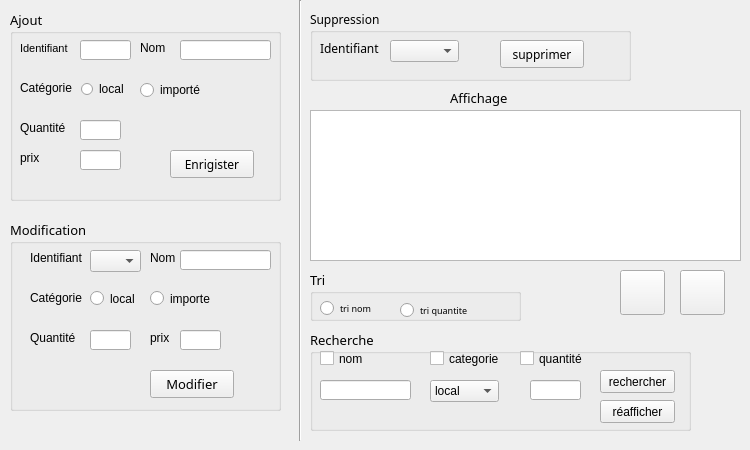
   <widget class="QWidget" name="tab">
    <attribute name="title">
     <string>Produit</string>
    </attribute>
    <widget class="Line" name="line_2">
     <property name="geometry">
      <rect>
       <x>290</x>
       <y>0</y>
       <width>20</width>
       <height>441</height>
      </rect>
     </property>
     <property name="orientation">
      <enum>Qt::Vertical</enum>
     </property>
    </widget>
    <widget class="QGroupBox" name="groupBox_2">
     <property name="geometry">
      <rect>
       <x>10</x>
       <y>10</y>
       <width>271</width>
       <height>191</height>
      </rect>
     </property>
     <property name="font">
      <font>
       <family>MS Reference Sans Serif</family>
       <pointsize>10</pointsize>
       <weight>50</weight>
       <bold>false</bold>
      </font>
     </property>
     <property name="styleSheet">
      <string notr="true">QTextEdit, QListView {
    background-color: white;
    background-image: url(draft.png);
    background-attachment: fixed;
}</string>
     </property>
     <property name="title">
      <string>Ajout</string>
     </property>
     <widget class="QLabel" name="label_5">
      <property name="geometry">
       <rect>
        <x>10</x>
        <y>30</y>
        <width>71</width>
        <height>16</height>
       </rect>
      </property>
      <property name="font">
       <font>
        <family>MS Shell Dlg 2</family>
        <pointsize>8</pointsize>
        <weight>50</weight>
        <bold>false</bold>
       </font>
      </property>
      <property name="styleSheet">
       <string notr="true">QLabel 
{
rgb(255, 255, 255)
font: 8pt &quot;MS Shell Dlg 2&quot;;}</string>
      </property>
      <property name="text">
       <string>Identifiant</string>
      </property>
     </widget>
     <widget class="QLineEdit" name="LineEditid_prod">
      <property name="geometry">
       <rect>
        <x>70</x>
        <y>30</y>
        <width>51</width>
        <height>20</height>
       </rect>
      </property>
      <property name="styleSheet">
       <string notr="true"/>
      </property>
     </widget>
     <widget class="QLabel" name="label_30">
      <property name="geometry">
       <rect>
        <x>130</x>
        <y>30</y>
        <width>71</width>
        <height>16</height>
       </rect>
      </property>
      <property name="text">
       <string>Nom</string>
      </property>
     </widget>
     <widget class="QLineEdit" name="LineEditnom_produit">
      <property name="geometry">
       <rect>
        <x>170</x>
        <y>30</y>
        <width>91</width>
        <height>20</height>
       </rect>
      </property>
     </widget>
     <widget class="QLabel" name="label_31">
      <property name="geometry">
       <rect>
        <x>10</x>
        <y>70</y>
        <width>71</width>
        <height>16</height>
       </rect>
      </property>
      <property name="text">
       <string>Catégorie</string>
      </property>
     </widget>
     <widget class="QLabel" name="label_32">
      <property name="geometry">
       <rect>
        <x>10</x>
        <y>110</y>
        <width>71</width>
        <height>16</height>
       </rect>
      </property>
      <property name="text">
       <string>Quantité</string>
      </property>
     </widget>
     <widget class="QLineEdit" name="LineEditQuantiteajoutP">
      <property name="geometry">
       <rect>
        <x>70</x>
        <y>110</y>
        <width>41</width>
        <height>20</height>
       </rect>
      </property>
     </widget>
     <widget class="QPushButton" name="pushButton_AjoutProdui">
      <property name="geometry">
       <rect>
        <x>160</x>
        <y>140</y>
        <width>84</width>
        <height>28</height>
       </rect>
      </property>
      <property name="font">
       <font>
        <family>MS Reference Sans Serif</family>
       </font>
      </property>
      <property name="styleSheet">
       <string notr="true">QPushButton::hover
{
	background-color: qlineargradient(spread:pad, x1:0, y1:0.511, x2:1, y2:0.511, stop:0 rgba(0, 207, 179, 255),stop:1 rgb(108, 135, 255));

}</string>
      </property>
      <property name="text">
       <string>Enrigister</string>
      </property>
     </widget>
     <widget class="QLabel" name="label_48">
      <property name="geometry">
       <rect>
        <x>10</x>
        <y>140</y>
        <width>71</width>
        <height>16</height>
       </rect>
      </property>
      <property name="text">
       <string>prix</string>
      </property>
     </widget>
     <widget class="QLineEdit" name="LineEditPrAjoutPr">
      <property name="geometry">
       <rect>
        <x>70</x>
        <y>140</y>
        <width>41</width>
        <height>20</height>
       </rect>
      </property>
     </widget>
     <widget class="QRadioButton" name="radioButton">
      <property name="geometry">
       <rect>
        <x>70</x>
        <y>70</y>
        <width>82</width>
        <height>17</height>
       </rect>
      </property>
      <property name="styleSheet">
       <string notr="true">QRadioButton::indicator {
    width: 13px;
    height: 13px;
}</string>
      </property>
      <property name="text">
       <string>local</string>
      </property>
     </widget>
     <widget class="QRadioButton" name="radioButton_2">
      <property name="geometry">
       <rect>
        <x>130</x>
        <y>70</y>
        <width>91</width>
        <height>20</height>
       </rect>
      </property>
      <property name="text">
       <string>importé</string>
      </property>
     </widget>
    </widget>
    <widget class="QGroupBox" name="groupBox_3">
     <property name="geometry">
      <rect>
       <x>310</x>
       <y>10</y>
       <width>321</width>
       <height>71</height>
      </rect>
     </property>
     <property name="font">
      <font>
       <family>MS Reference Sans Serif</family>
       <weight>50</weight>
       <bold>false</bold>
      </font>
     </property>
     <property name="title">
      <string>Suppression</string>
     </property>
     <widget class="QPushButton" name="suppProduit">
      <property name="geometry">
       <rect>
        <x>190</x>
        <y>30</y>
        <width>84</width>
        <height>28</height>
       </rect>
      </property>
      <property name="font">
       <font>
        <family>MS Reference Sans Serif</family>
       </font>
      </property>
      <property name="styleSheet">
       <string notr="true">QPushButton::hover
{
	background-color: qlineargradient(spread:pad, x1:0, y1:0.511, x2:1, y2:0.511, stop:0 rgba(0, 207, 179, 255),stop:1 rgb(108, 135, 255));

}</string>
      </property>
      <property name="text">
       <string>supprimer</string>
      </property>
     </widget>
     <widget class="QLabel" name="label_43">
      <property name="geometry">
       <rect>
        <x>10</x>
        <y>30</y>
        <width>71</width>
        <height>16</height>
       </rect>
      </property>
      <property name="text">
       <string>Identifiant</string>
      </property>
     </widget>
     <widget class="QComboBox" name="comboBox_3">
      <property name="geometry">
       <rect>
        <x>80</x>
        <y>30</y>
        <width>69</width>
        <height>22</height>
       </rect>
      </property>
     </widget>
    </widget>
    <widget class="QGroupBox" name="groupBox_4">
     <property name="geometry">
      <rect>
       <x>10</x>
       <y>220</y>
       <width>271</width>
       <height>191</height>
      </rect>
     </property>
     <property name="font">
      <font>
       <family>MS Reference Sans Serif</family>
       <pointsize>10</pointsize>
       <weight>50</weight>
       <bold>false</bold>
      </font>
     </property>
     <property name="title">
      <string>Modification</string>
     </property>
     <widget class="QPushButton" name="ModifProduit">
      <property name="geometry">
       <rect>
        <x>140</x>
        <y>150</y>
        <width>84</width>
        <height>28</height>
       </rect>
      </property>
      <property name="font">
       <font>
        <family>MS Reference Sans Serif</family>
       </font>
      </property>
      <property name="styleSheet">
       <string notr="true">QPushButton::hover
{
	background-color: qlineargradient(spread:pad, x1:0, y1:0.511, x2:1, y2:0.511, stop:0 rgba(0, 207, 179, 255),stop:1 rgb(108, 135, 255));

}</string>
      </property>
      <property name="text">
       <string>Modifier</string>
      </property>
     </widget>
    </widget>
    <widget class="QTableView" name="tableView">
     <property name="geometry">
      <rect>
       <x>310</x>
       <y>110</y>
       <width>431</width>
       <height>151</height>
      </rect>
     </property>
    </widget>
    <widget class="QLabel" name="label_2">
     <property name="geometry">
      <rect>
       <x>450</x>
       <y>90</y>
       <width>141</width>
       <height>16</height>
      </rect>
     </property>
     <property name="font">
      <font>
       <family>MS Reference Sans Serif</family>
       <pointsize>10</pointsize>
       <weight>50</weight>
       <bold>false</bold>
      </font>
     </property>
     <property name="text">
      <string>Affichage</string>
     </property>
    </widget>
    <widget class="QPushButton" name="pushButton_PDFProd">
     <property name="geometry">
      <rect>
       <x>680</x>
       <y>270</y>
       <width>45</width>
       <height>45</height>
      </rect>
     </property>
     <property name="minimumSize">
      <size>
       <width>45</width>
       <height>45</height>
      </size>
     </property>
     <property name="font">
      <font>
       <family>MS Shell Dlg 2</family>
       <pointsize>12</pointsize>
       <weight>50</weight>
       <italic>false</italic>
       <bold>false</bold>
      </font>
     </property>
     <property name="styleSheet">
      <string notr="true">QPushButton{

    font: 12pt &quot;MS Shell Dlg 2&quot;;

color:white;

background-image:url(C:/Users/wiem/Desktop/lastupdateintegration - Copie/pdf(1));

background-position:  center;

background-repeat:no-repeat;

				   }</string>
     </property>
     <property name="text">
      <string/>
     </property>
    </widget>
    <widget class="QLabel" name="label_36">
     <property name="geometry">
      <rect>
       <x>30</x>
       <y>250</y>
       <width>71</width>
       <height>16</height>
      </rect>
     </property>
     <property name="text">
      <string>Identifiant</string>
     </property>
    </widget>
    <widget class="QComboBox" name="comboBox">
     <property name="geometry">
      <rect>
       <x>90</x>
       <y>250</y>
       <width>51</width>
       <height>22</height>
      </rect>
     </property>
    </widget>
    <widget class="QLabel" name="label_37">
     <property name="geometry">
      <rect>
       <x>150</x>
       <y>250</y>
       <width>71</width>
       <height>16</height>
      </rect>
     </property>
     <property name="text">
      <string>Nom</string>
     </property>
    </widget>
    <widget class="QLineEdit" name="NomModifPr">
     <property name="geometry">
      <rect>
       <x>180</x>
       <y>250</y>
       <width>91</width>
       <height>20</height>
      </rect>
     </property>
    </widget>
    <widget class="QLabel" name="label_38">
     <property name="geometry">
      <rect>
       <x>30</x>
       <y>290</y>
       <width>71</width>
       <height>16</height>
      </rect>
     </property>
     <property name="text">
      <string>Catégorie</string>
     </property>
    </widget>
    <widget class="QLabel" name="label_39">
     <property name="geometry">
      <rect>
       <x>30</x>
       <y>330</y>
       <width>71</width>
       <height>16</height>
      </rect>
     </property>
     <property name="text">
      <string>Quantité</string>
     </property>
    </widget>
    <widget class="QLineEdit" name="quantieModPr">
     <property name="geometry">
      <rect>
       <x>90</x>
       <y>330</y>
       <width>41</width>
       <height>20</height>
      </rect>
     </property>
    </widget>
    <widget class="QLabel" name="label_51">
     <property name="geometry">
      <rect>
       <x>150</x>
       <y>330</y>
       <width>71</width>
       <height>16</height>
      </rect>
     </property>
     <property name="text">
      <string>prix</string>
     </property>
    </widget>
    <widget class="QLineEdit" name="PrixModPr">
     <property name="geometry">
      <rect>
       <x>180</x>
       <y>330</y>
       <width>41</width>
       <height>20</height>
      </rect>
     </property>
    </widget>
    <widget class="QGroupBox" name="groupBox_7">
     <property name="geometry">
      <rect>
       <x>310</x>
       <y>270</y>
       <width>211</width>
       <height>51</height>
      </rect>
     </property>
     <property name="font">
      <font>
       <family>MS Reference Sans Serif</family>
       <pointsize>10</pointsize>
       <weight>50</weight>
       <bold>false</bold>
      </font>
     </property>
     <property name="title">
      <string>Tri</string>
     </property>
     <widget class="QRadioButton" name="radioButton_TRInProd">
      <property name="geometry">
       <rect>
        <x>10</x>
        <y>30</y>
        <width>82</width>
        <height>17</height>
       </rect>
      </property>
      <property name="font">
       <font>
        <pointsize>7</pointsize>
       </font>
      </property>
      <property name="text">
       <string>tri nom</string>
      </property>
     </widget>
     <widget class="QRadioButton" name="radioButton_TRIqProd">
      <property name="geometry">
       <rect>
        <x>90</x>
        <y>30</y>
        <width>91</width>
        <height>21</height>
       </rect>
      </property>
      <property name="font">
       <font>
        <pointsize>7</pointsize>
       </font>
      </property>
      <property name="text">
       <string>tri quantite</string>
      </property>
     </widget>
    </widget>
    <widget class="QRadioButton" name="radioButton_5">
     <property name="geometry">
      <rect>
       <x>90</x>
       <y>290</y>
       <width>82</width>
       <height>17</height>
      </rect>
     </property>
     <property name="text">
      <string>local</string>
     </property>
    </widget>
    <widget class="QRadioButton" name="radioButton_6">
     <property name="geometry">
      <rect>
       <x>150</x>
       <y>290</y>
       <width>82</width>
       <height>17</height>
      </rect>
     </property>
     <property name="text">
      <string>importe</string>
     </property>
    </widget>
    <widget class="QPushButton" name="EXCELPr">
     <property name="geometry">
      <rect>
       <x>620</x>
       <y>270</y>
       <width>45</width>
       <height>45</height>
      </rect>
     </property>
     <property name="minimumSize">
      <size>
       <width>45</width>
       <height>45</height>
      </size>
     </property>
     <property name="styleSheet">
      <string notr="true">QPushButton{

    font: 12pt &quot;MS Shell Dlg 2&quot;;

color:white;

background-image:url(C:/Users/wiem/Desktop/lastupdateintegration - Copie/excel);

background-position:  center;

background-repeat:no-repeat;

				   }</string>
     </property>
     <property name="text">
      <string/>
     </property>
    </widget>
    <widget class="QCheckBox" name="checkBox_nom">
     <property name="geometry">
      <rect>
       <x>320</x>
       <y>350</y>
       <width>70</width>
       <height>17</height>
      </rect>
     </property>
     <property name="text">
      <string>nom</string>
     </property>
    </widget>
    <widget class="QCheckBox" name="checkBox_categorie">
     <property name="geometry">
      <rect>
       <x>430</x>
       <y>350</y>
       <width>70</width>
       <height>17</height>
      </rect>
     </property>
     <property name="text">
      <string>categorie</string>
     </property>
    </widget>
    <widget class="QCheckBox" name="checkBox_quantite">
     <property name="geometry">
      <rect>
       <x>520</x>
       <y>350</y>
       <width>70</width>
       <height>17</height>
      </rect>
     </property>
     <property name="text">
      <string>quantité </string>
     </property>
    </widget>
    <widget class="QLineEdit" name="rech_nom">
     <property name="geometry">
      <rect>
       <x>320</x>
       <y>380</y>
       <width>91</width>
       <height>20</height>
      </rect>
     </property>
    </widget>
    <widget class="QLineEdit" name="rech_quantite">
     <property name="geometry">
      <rect>
       <x>530</x>
       <y>380</y>
       <width>51</width>
       <height>20</height>
      </rect>
     </property>
    </widget>
    <widget class="QComboBox" name="rech_categorie">
     <property name="geometry">
      <rect>
       <x>430</x>
       <y>380</y>
       <width>69</width>
       <height>22</height>
      </rect>
     </property>
     <item>
      <property name="text">
       <string>local</string>
      </property>
     </item>
     <item>
      <property name="text">
       <string>importe</string>
      </property>
     </item>
    </widget>
    <widget class="QPushButton" name="rechercher_P">
     <property name="geometry">
      <rect>
       <x>600</x>
       <y>370</y>
       <width>75</width>
       <height>23</height>
      </rect>
     </property>
     <property name="styleSheet">
      <string notr="true">QPushButton::hover
{
	background-color: qlineargradient(spread:pad, x1:0, y1:0.511, x2:1, y2:0.511, stop:0 rgba(0, 207, 179, 255),stop:1 rgb(108, 135, 255));

}</string>
     </property>
     <property name="text">
      <string>rechercher</string>
     </property>
    </widget>
    <widget class="QPushButton" name="reafficher_rechproduit">
     <property name="geometry">
      <rect>
       <x>600</x>
       <y>400</y>
       <width>75</width>
       <height>23</height>
      </rect>
     </property>
     <property name="styleSheet">
      <string notr="true">QPushButton::hover
{
	background-color: qlineargradient(spread:pad, x1:0, y1:0.511, x2:1, y2:0.511, stop:0 rgba(0, 207, 179, 255),stop:1 rgb(108, 135, 255));

}</string>
     </property>
     <property name="text">
      <string>réafficher</string>
     </property>
    </widget>
    <widget class="QGroupBox" name="groupBox_5">
     <property name="geometry">
      <rect>
       <x>310</x>
       <y>330</y>
       <width>381</width>
       <height>101</height>
      </rect>
     </property>
     <property name="font">
      <font>
       <family>MS Reference Sans Serif</family>
       <pointsize>10</pointsize>
      </font>
     </property>
     <property name="title">
      <string>Recherche</string>
     </property>
    </widget>
    <zorder>groupBox_5</zorder>
    <zorder>line_2</zorder>
    <zorder>groupBox_2</zorder>
    <zorder>groupBox_3</zorder>
    <zorder>groupBox_4</zorder>
    <zorder>tableView</zorder>
    <zorder>label_2</zorder>
    <zorder>pushButton_PDFProd</zorder>
    <zorder>label_36</zorder>
    <zorder>comboBox</zorder>
    <zorder>label_37</zorder>
    <zorder>NomModifPr</zorder>
    <zorder>label_38</zorder>
    <zorder>label_39</zorder>
    <zorder>quantieModPr</zorder>
    <zorder>label_51</zorder>
    <zorder>PrixModPr</zorder>
    <zorder>groupBox_7</zorder>
    <zorder>radioButton_5</zorder>
    <zorder>radioButton_6</zorder>
    <zorder>EXCELPr</zorder>
    <zorder>checkBox_nom</zorder>
    <zorder>checkBox_categorie</zorder>
    <zorder>checkBox_quantite</zorder>
    <zorder>rech_nom</zorder>
    <zorder>rech_quantite</zorder>
    <zorder>rech_categorie</zorder>
    <zorder>rechercher_P</zorder>
    <zorder>reafficher_rechproduit</zorder>
   </widget>
